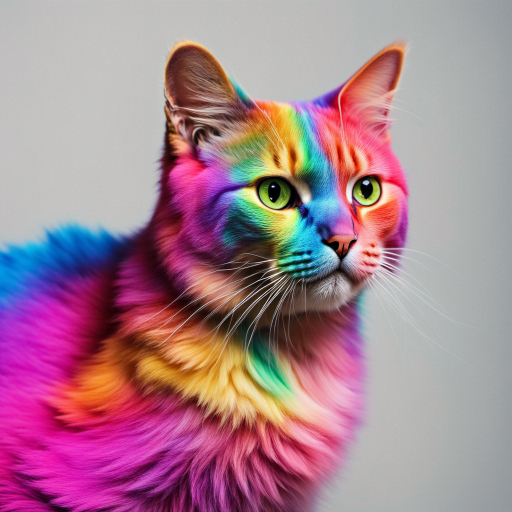
#> input picture WEEK 22/image1.png, 1024 x 1024 px (shown at 1/2 size)
$ jupyter execute --allow-errors Threshold_practice.ipynb
#> lines starting #> are read from the running program, lines starting #| are printed output that depends on the picture; after the words box and inside, x2 and y2 are one past the last pixel; in counts of white or black regions, pixels touching at a corner belong together
[cell 1]
import cv2
import numpy as  np

image=cv2.imread("image1.png")
#> image is the input picture: shape (1024, 1024, 3); mean B, G, R 144.5, 129.3, 167.7
cv2.imshow("image1",image)

resized_image=cv2.resize(image,(200,200))
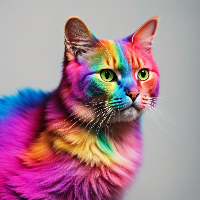
#> resized_image: shape (200, 200, 3); mean B, G, R 144.4, 129.2, 167.6

img=cv2.cvtColor(image,cv2.COLOR_BGR2GRAY)
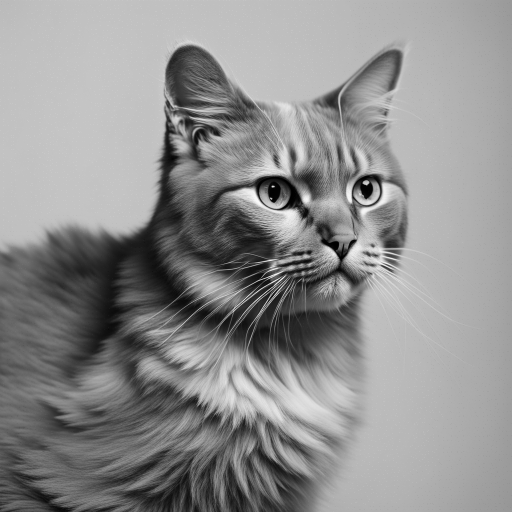
#> img: shape (1024, 1024) (shown at 1/2 size); min 0, max 254, mean 142.5

ret,thres=cv2.threshold(image,120,255,cv2.THRESH_BINARY)
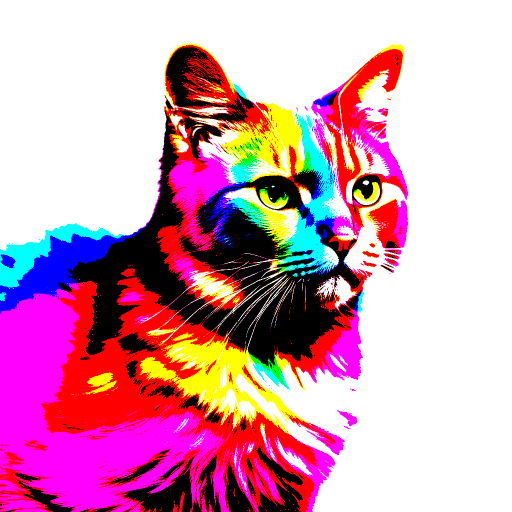
#> thres: shape (1024, 1024, 3) (shown at 1/2 size); mean B, G, R 180, 156.3, 211.7
ret1,thres1=cv2.threshold(image,120,255,cv2.THRESH_BINARY_INV)
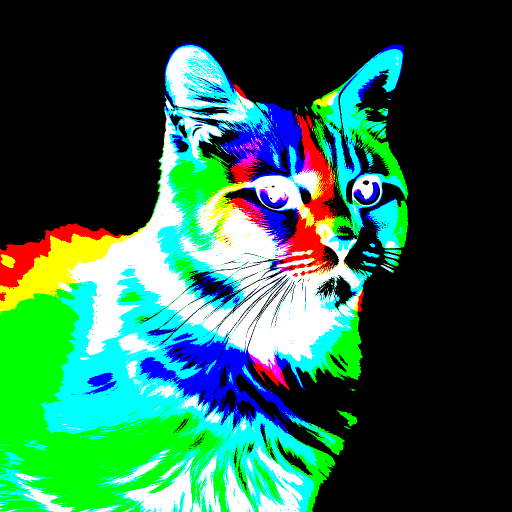
#> thres1: shape (1024, 1024, 3) (shown at 1/2 size); mean B, G, R 75, 98.7, 43.3
ret2,thres2=cv2.threshold(image,100,255,cv2.THRESH_TRUNC)
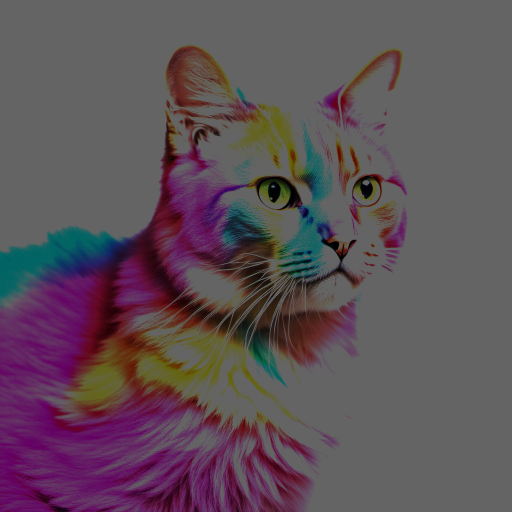
#> thres2: shape (1024, 1024, 3) (shown at 1/2 size); mean B, G, R 88.5, 80.3, 94.1
ret3,thres3=cv2.threshold(image,120,255,cv2.THRESH_TOZERO)
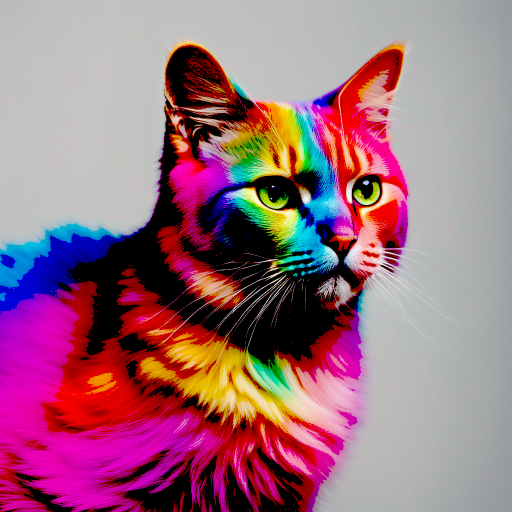
#> thres3: shape (1024, 1024, 3) (shown at 1/2 size); mean B, G, R 126.1, 109.9, 156.2
ret4,thres4=cv2.threshold(image,120,255,cv2.THRESH_TOZERO_INV)
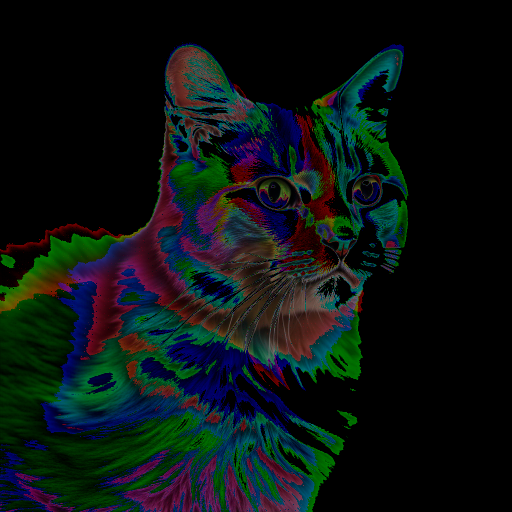
#> thres4: shape (1024, 1024, 3) (shown at 1/2 size); mean B, G, R 18.4, 19.4, 11.4


cv2.imshow("image thresh",thres)
cv2.imshow("image thresh1",thres1)
cv2.imshow("image thresh2",thres2)
cv2.imshow("image thresh3",thres3)
cv2.imshow("image thresh4",thres4)

cv2.waitKey(0)
cv2.destroyAllWindows()

[cell 2]
import cv2
import numpy as np

imag=cv2.imread("image1.png")
# cv2.imshow("adapative window",imag)
re_imag=cv2.resize(imag,(300,300))
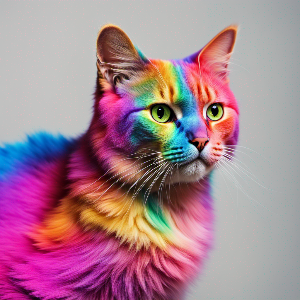
#> re_imag: shape (300, 300, 3); mean B, G, R 144.3, 129.2, 167.5
# cv2.imshow("adapative window",re_imag)

img=cv2.cvtColor(re_imag,cv2.COLOR_BGR2GRAY)
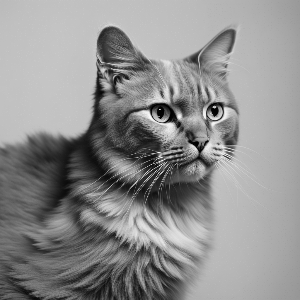
#> img: shape (300, 300); min 0, max 250, mean 142.4

thresh=cv2.adaptiveThreshold(img,255,cv2.ADAPTIVE_THRESH_MEAN_C,cv2.THRESH_BINARY,199,5)
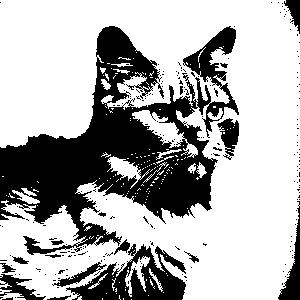
#> thresh: shape (300, 300); 68.8% white; 217 black regions (200 under 20 px), largest, box (x1, y1, x2, y2) and area: (0, 26, 239, 255) 21628, (66, 244, 186, 300) 3159, (278, 201, 300, 300) 734

cv2.imshow("adapative window",thresh)
#> (the rest of this cell did not finish here and is left out)

$ run again, with WEEK 22/pic.jpg saved as WEEK 22/image1.png
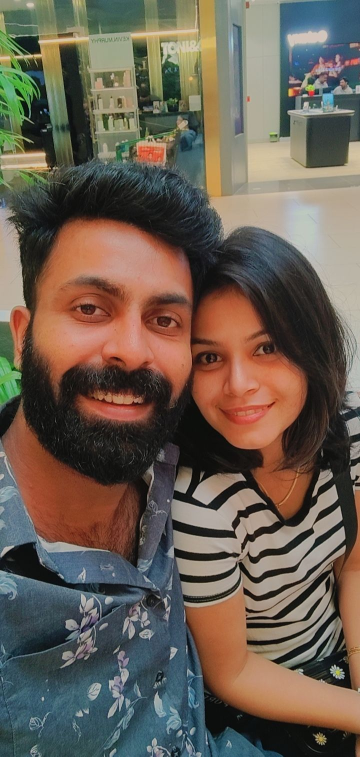
#> input picture WEEK 22/pic.jpg, 720 x 1513 px (shown at 1/2 size)
#> image is the input picture: shape (1513, 720, 3); mean B, G, R 81.9, 93.9, 105.9
#> `img=cv2.cvtColor(re_imag,cv2.COLOR_BGR2GRAY)`:
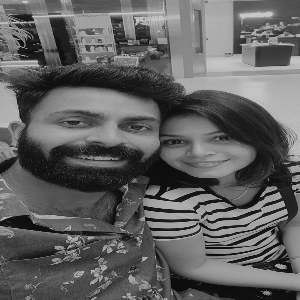
#> img: shape (300, 300); min 3, max 203, mean 96
#> `thresh=cv2.adaptiveThreshold(img,255,cv2.ADAPTIVE_THRESH_MEAN_C,cv2.TH..`:
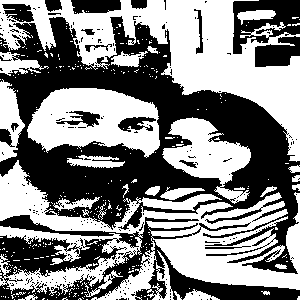
#> thresh: shape (300, 300); 51.7% white; 255 black regions (236 under 20 px), largest, box (x1, y1, x2, y2) and area: (0, 16, 300, 274) 28400, (0, 215, 300, 300) 8934, (233, 0, 300, 54) 2040
